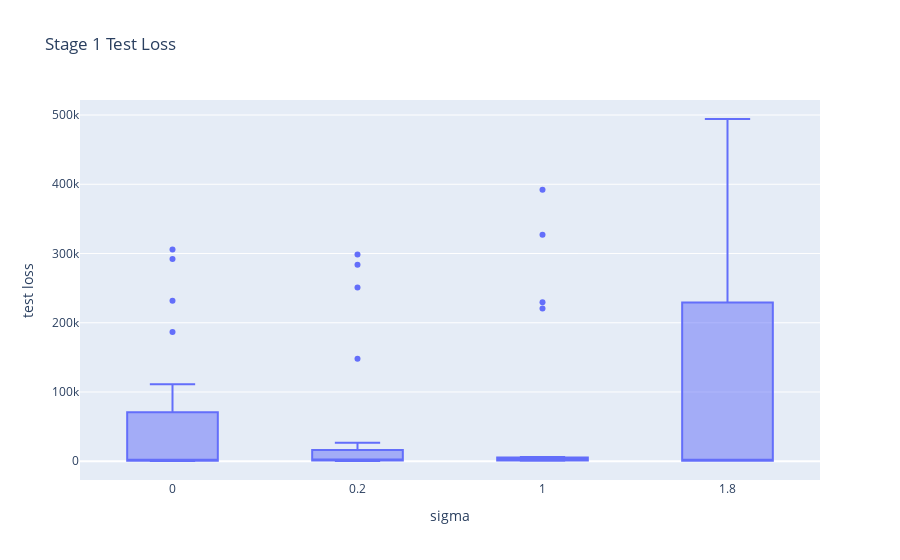

Notebook code for this chart:
### Code cell
fig = px.box(df_stage_1, x='sigma', y='test loss', title='Stage 1 Test Loss',
             category_orders={'sigma':np.unique(np.sort(stage_1_test_sigma)).tolist(),})
fig.update_xaxes(type='category')
fig.show()

### Figure 1 — Plotly figure (JSON) as saved in the notebook; plotly's stock layout.template omitted (floating-point values rounded to 4 significant figures)
{"data": [{"alignmentgroup": "True", "hovertemplate": "sigma=%{x}<br>test loss=%{y}<extra></extra>", "legendgroup": "", "marker": {"color": "#636efa"}, "name": "", "notched": false, "offsetgroup": "", "orientation": "v", "showlegend": false, "type": "box", "x": [1.8, 1.8, 1.8, 1.8, 1.8, 1.8, 1.8, 1.8, 1.8, 1.8, 1.8, 1.8, 1.8, 1.8, 1.8, 1.8, 1.8, 1.8, 1.8, 1.8, 1, 1, 1, 1, 1, 1, 1, 1, 1, 1, 1, 1, 1, 1, 1, 1, 1, 1, 1, 1, 0.2, 0.2, 0.2, 0.2, 0.2, 0.2, 0.2, 0.2, 0.2, 0.2, 0.2, 0.2, 0.2, 0.2, 0.2, 0.2, 0.2, 0.2, 0.2, 0.2, 0, 0, 0, 0, 0, 0, 0, 0, 0, 0, 0, 0, 0, 0, 0, 0, 0, 0, 0, 0], "x0": " ", "xaxis": "x", "y": [764.0, 920.9, 3285.0, 548.5, 1601.0, 232500.0, 1140.0, 6266.0, 267100.0, 16360.0, 708.0, 225600.0, 337000.0, 572.0, 672.7, 1195.0, 661.5, 494300.0, 250800.0, 755.1, 1222.0, 1170.0, 6141.0, 1000.0, 1427.0, 880.3, 1777.0, 971.3, 392200.0, 1122.0, 1396.0, 229500.0, 220700.0, 327200.0, 930.2, 922.6, 4310.0, 1012.0, 579.9, 2351.0, 880.7, 2587.0, 2313.0, 932.0, 283600.0, 298500.0, 419.6, 26650.0, 2815.0, 564.1, 148100.0, 897.3, 1457.0, 920.5, 1425.0, 1513.0, 250800.0, 5857.0, 686.6, 450.6, 326.2, 291900.0, 3735.0, 390.4, 1095.0, 30390.0, 506.7, 616.7, 305962, 582.6, 5204.0, 231700.0, 1373.0, 905.7, 1000.0, 1441.0, 840.9, 111200.0, 186500.0, 612.2], "y0": " ", "yaxis": "y"}], "layout": {"boxmode": "group", "legend": {"tracegroupgap": 0}, "title": {"text": "Stage 1 Test Loss"}, "xaxis": {"anchor": "y", "categoryarray": [0, 0.2, 1, 1.8], "categoryorder": "array", "domain": [0, 1], "title": {"text": "sigma"}, "type": "category"}, "yaxis": {"anchor": "x", "domain": [0, 1], "title": {"text": "test loss"}}}}
